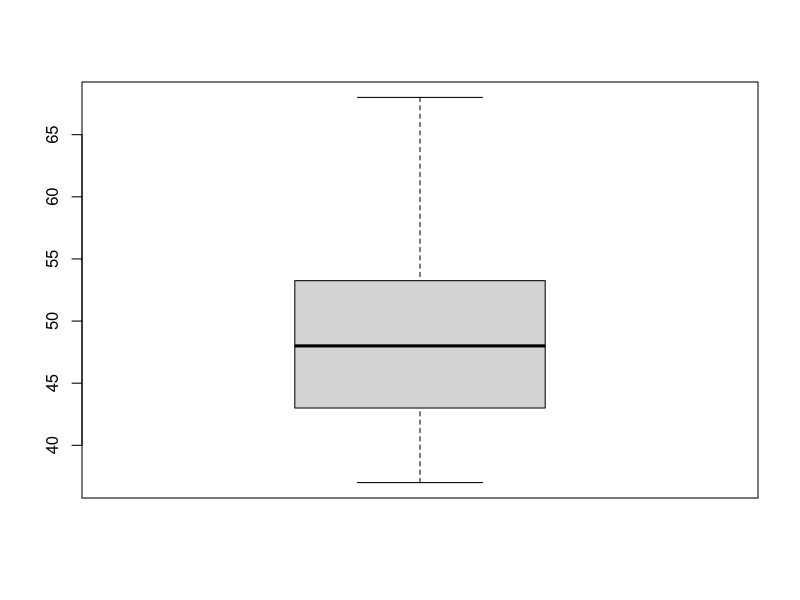
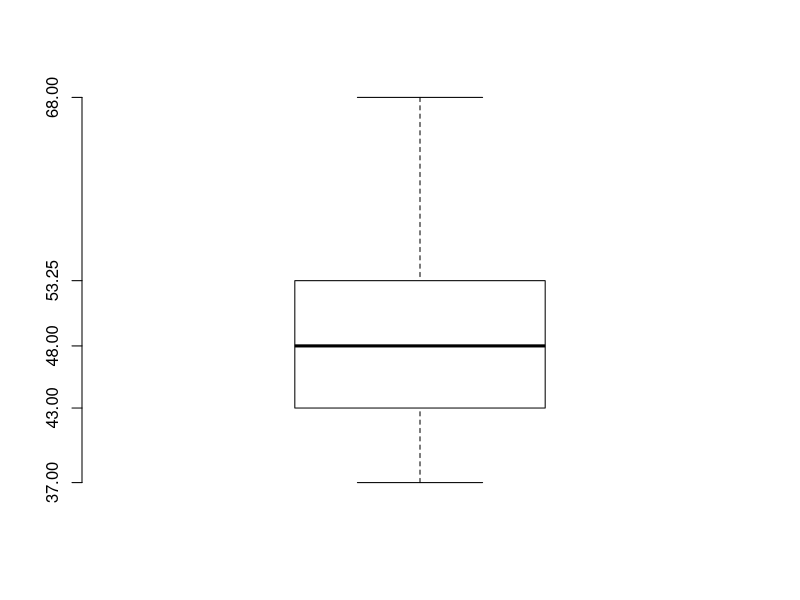
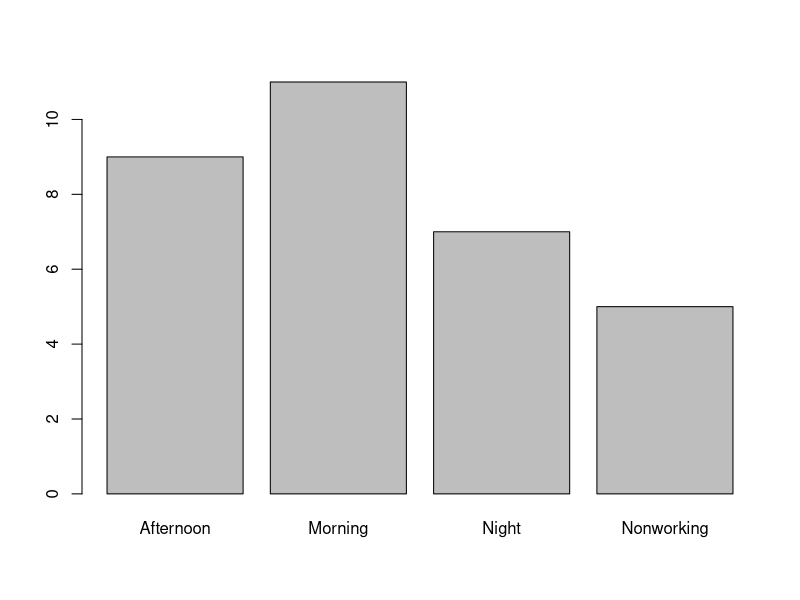
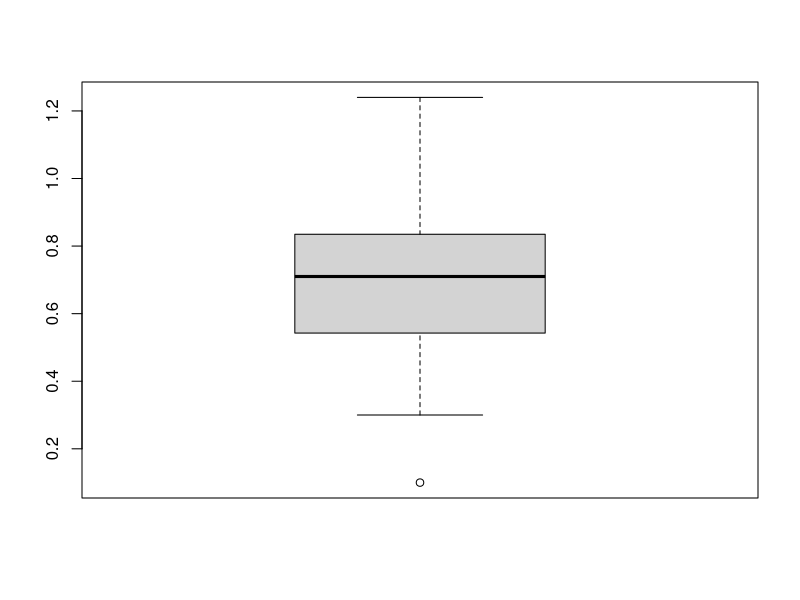
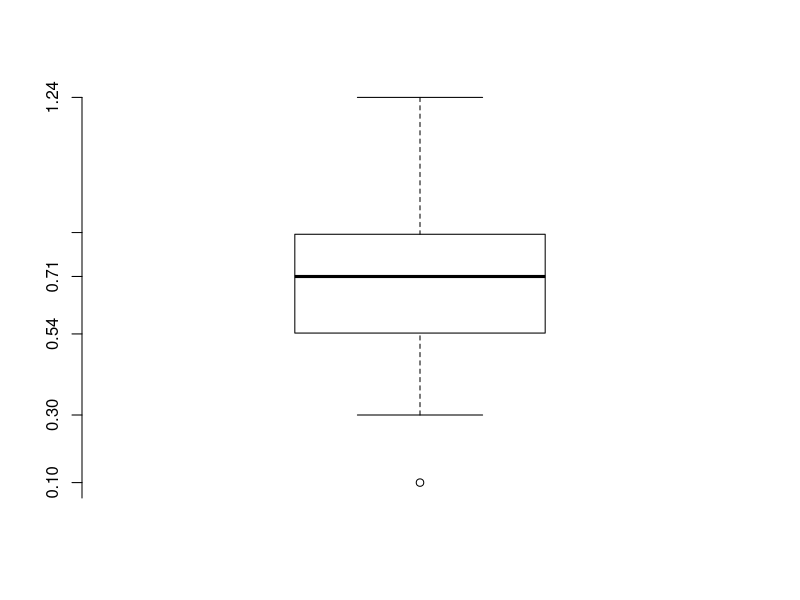
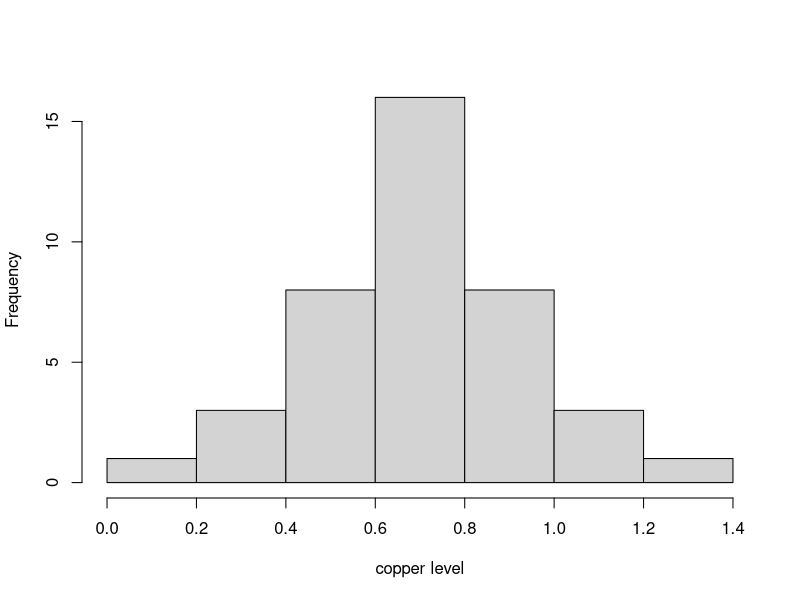

R code for these plots, in order:
unlockBinding("fivenum", as.environment("package:stats"))
assign("fivenum",function(x,na.rm=TRUE){
  quantile(x,probs=c(0,0.25,0.5,0.75,1))
},"package:stats")
unlockBinding("fivenum", getNamespace("stats"))
assign("fivenum",function(x,na.rm=TRUE){
  quantile(x,probs=c(0,0.25,0.5,0.75,1))
},getNamespace("stats"))
x<-read.csv("ex2.txt",header=F)
#quantile.original<-quantile.default
#quantile.default<-function(x,...){quantile.original(x,type=2,...)}
png("boxplotEx2.png")
bxp(boxplot(x),axes=F)
axis(2,at=c(37,43,48,53.25,68))
dev.off()
#Exercise 4
png("barplotEx4.png")
x4<-c("Morning" , "Morning" , "Night" , "Nonworking" , "Night" , "Afternoon" , "Night" , "Morning" , "Morning" , "Nonworking" , "Night" , "Afternoon" , "Afternoon" , "Morning" , "Morning","Morning","Afternoon","Morning", "Night","Afternoon","Afternoon","Morning","Afternoon","Nonworking","Morning","Night","Nonworking","Morning" ,"Afternoon","Nonworking","Afternoon", "Night")
barplot(table(x4))
dev.off()


# Exercise 5
x5<-c(0.10,0.30,0.34,0.36,0.42,0.42,0.45,0.48,0.50,0.52,0.55, 0.58, 0.62, 0.63, 0.64, 0.65, 0.65, 0.66, 0.69, 0.70,  0.72, 0.73, 0.74, 0.74, 0.75, 0.76, 0.77, 0.78, 0.81, 0.83,  0.85 , 0.86 , 0.88 , 0.90 , 0.94 , 0.98 , 1.04 ,1.12,1.16,1.24)
png("boxplotEx5.png")
bxp(boxplot(x5),axes=F)
axis(2,at=c(0,0.1,0.3,0.54,0.71,0.84,1.24))
dev.off()
png("histEx5.png")
hist(x5,main=NULL,xlab="copper level")
dev.off()
